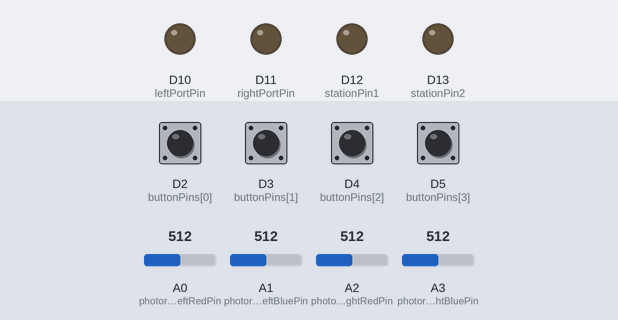
The program below on a simulated Arduino Uno R4 WiFi. Shown: output pins drawn as LEDs (lit = HIGH). Inputs (shaded band) come from the test bench; at power-on: D2 (buttonPins[0]), D3 (buttonPins[1]), D4 (buttonPins[2]), D5 (buttonPins[3]) HIGH, A0 (photoresistorLeftRedPin) = 512, A2 (photoresistorRightRedPin) = 512, A1 (photoresistorLeftBluePin) = 512, A3 (photoresistorRightBluePin) = 512. WiFi joins after 1.5 s; servers stay silent unless stated; uploads are accepted with an empty reply; what the program prints to the serial monitor is not drawn.

Above: at 3.1 s.
3.2 s: A0 (photoresistorLeftRedPin) set to 539
At 3.9 s:
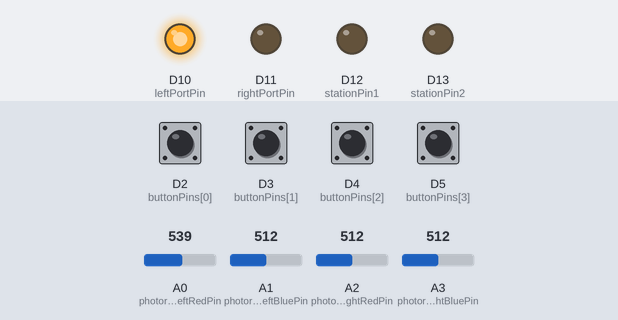
4.7 s: A2 (photoresistorRightRedPin) set to 520
6.2 s: A2 (photoresistorRightRedPin) set to 544
At 6.9 s:
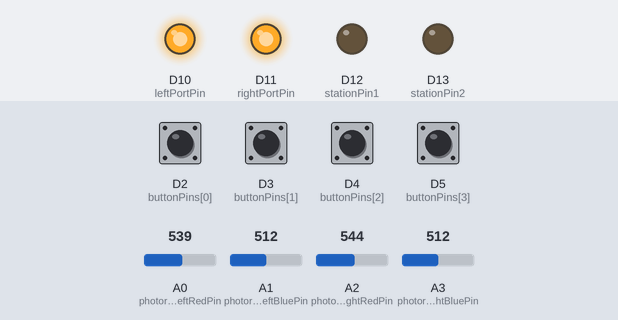
7.9 s: A0 (photoresistorLeftRedPin) set to 306
At 9.0 s:
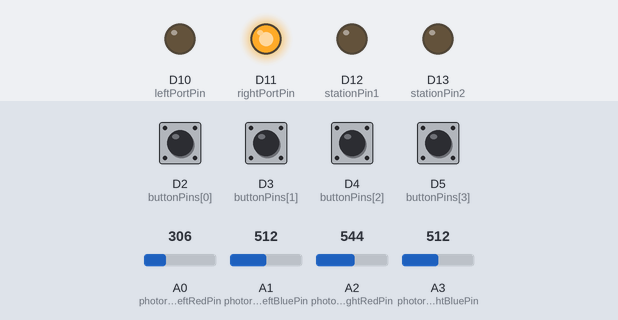
9.5 s: A0 (photoresistorLeftRedPin) set to 716
At 10.8 s:
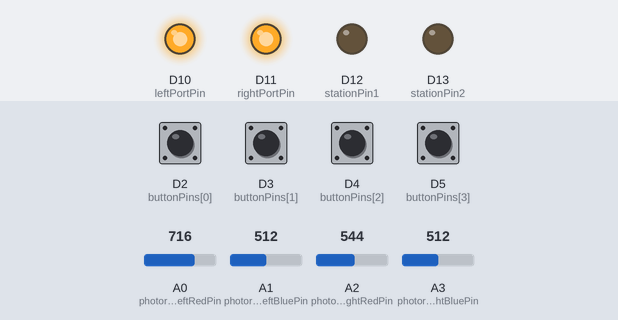
11.1 s: A0 (photoresistorLeftRedPin) set to 90
At 11.9 s:
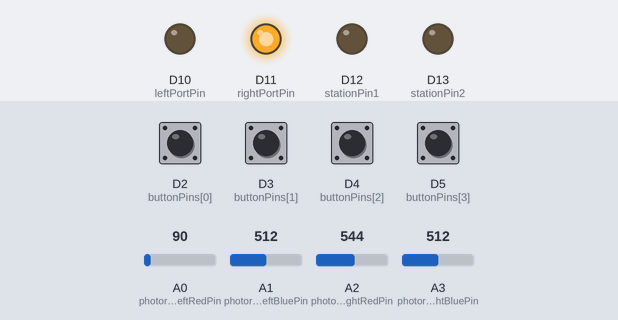
Timing chart, 0 to 13.7 s (numbered marks = the images above; inputs shaded):
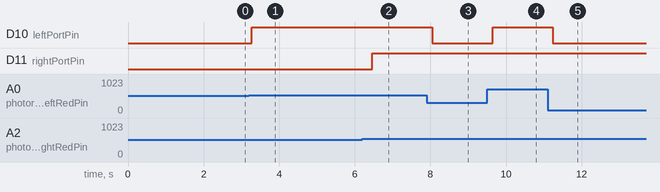

The program:

main.cpp
```cpp
#include "WiFiS3.h"


#include <Arduino.h>

// Pin assignments
// Pin assignments
const int photoresistorLeftRedPin = A0;
const int photoresistorLeftBluePin = A1;
const int photoresistorRightRedPin = A2;
const int photoresistorRightBluePin = A3;

const int buttonPins[4] = {2, 3, 4, 5};
const int recalibratePin = 8;

const int leftPortPin = 10;
const int rightPortPin = 11;
const int stationPin1 = 12;
const int stationPin2 = 13;

// Light threshold calibration
// int averageLight;
int leftLightThreshold = 15;
int rightLightThreshold = 15;
// bool lightOn = false;

// Button state tracking
int lastBtn = 5; // starts on button that doesnt exist
bool btnState[4] = {false, false, false, false};
bool lastReadState[4] = {false, false, false, false};

// Charge number
int chargeNum = 0;
const int maxCharge = 100;
const int chargeAdd = 4;
const int chargeLose = 2;

// Baseline averages established via calibration
int averageLightLeftBlue  = 0;
int averageLightLeftRed = 0;
int averageLightRightBlue = 0;
int averageLightRightRed = 0;

// Calibrate a single photoresistor and update its baseline
void calibrateOne(int analogPin, int &averageOut) {
  int sensorLow = 1000;
  int sensorHigh = 0;

  for (int i = 0; i < 1000; i++) {
    int v = analogRead(analogPin);
    if (v > sensorHigh) sensorHigh = v;
    if (v < sensorLow)  sensorLow  = v;
  }
  averageOut = (sensorHigh + sensorLow) / 2;
}

// Calibrate All sensors
void calibrateAll() {
  calibrateOne(photoresistorLeftRedPin,  averageLightLeftRed);
  calibrateOne(photoresistorLeftBluePin, averageLightLeftBlue);
  calibrateOne(photoresistorRightRedPin,  averageLightRightRed);
  calibrateOne(photoresistorRightBluePin, averageLightRightBlue);
  Serial.print("RECALIBATED");
}

void brainSetup()
{
  // Serial.begin(9600);
  pinMode(stationPin1, OUTPUT);
  pinMode(stationPin2, OUTPUT);
  pinMode(leftPortPin, OUTPUT);
  pinMode(rightPortPin, OUTPUT);
  // Set button pins as input pullups
  for (int i = 0; i < 4; i++)
  {
    pinMode(buttonPins[i], INPUT_PULLUP);
  }

  calibrateAll();
}
  bool redConnected = false;
  bool blueConnected = false;
int brainLoop()
{
  int leftRedVal  = analogRead(photoresistorLeftRedPin);
  int leftBlueVal  = analogRead(photoresistorLeftBluePin);
  int rightRedVal = analogRead(photoresistorRightRedPin);
  int rightBlueVal = analogRead(photoresistorRightBluePin);

  bool leftRedOn  = leftRedVal  > (averageLightLeftRed  + leftLightThreshold);
  bool leftBlueOn  = leftBlueVal  > (averageLightLeftBlue  + leftLightThreshold);
  bool rightRedOn = rightRedVal > (averageLightRightRed + rightLightThreshold);
  bool rightBlueOn = rightBlueVal > (averageLightRightBlue + rightLightThreshold);
  bool anyLightOn = leftRedOn || leftBlueOn || rightRedOn || rightBlueOn;

  //Port lights
  if(leftBlueOn || leftRedOn){digitalWrite(leftPortPin, HIGH);}
  else{digitalWrite(leftPortPin, LOW);}
  if(rightBlueOn || rightRedOn){digitalWrite(rightPortPin, HIGH);}
  else{digitalWrite(rightPortPin, LOW);}

  // NTS REMINDER TO ADD THE OTHER PINS
  redConnected = leftRedOn || rightRedOn;
  blueConnected = leftBlueOn || rightBlueOn;

  // start false
  bool anyPress = false;

  // LOW = pressed
  for (int i = 0; i < 4; i++)
  {
    bool pressed = digitalRead(buttonPins[i]) == LOW;

    // different button than last pressed
    if (pressed && !lastReadState[i])
    {
      // light on
      if (anyLightOn)
      {
        chargeNum += chargeAdd;
        // if (chargeNum > maxCharge) Let it go over 100
        //   chargeNum = maxCharge;
      }
      // new last button
      lastBtn = i;
    }

    // track button pressed
    lastReadState[i] = pressed;
    if (pressed)
      anyPress = true;
  }

  // passive charge loss
  if (!anyPress && chargeNum > 0)
  {
    chargeNum -= chargeLose;
    // keep lowest 0
    // if (chargeNum < 0)
    //   chargeNum = 0;
  }

  // brain station photoresistor
  Serial.print("BRAIN_LIGHT:");
  // Serial.print(lightOn ? "ON " : "OFF ");
  // Serial.println(lightLevel);
  // charge num
  Serial.print("CHARGE:");
  Serial.println(chargeNum);

  return chargeNum;
  // delay(100);
}


char ssid[] = "F00KKA9";        // your network SSID (name)
char pass[] = "PleaseWork";    // your network password (use for WPA, or use as key for WEP)
int keyIndex = 0;            // your network key index number (needed only for WEP)

int status = WL_IDLE_STATUS;

// Initialize the WiFi client library
WiFiClient client;

// server address:
char server[] = "192.168.137.1";
// char example[] = "1";
//IPAddress server(64,131,82,241);

unsigned long lastConnectionTime = 0;            // last time you connected to the server, in milliseconds
const unsigned long postingInterval = 10L * 1000L; // delay between updates, in milliseconds

String direction = "_";
void task(){

  if (Serial.available() > 0)
  {
    char key = Serial.read();
  }

  if (direction == "go")
  { //For some unknown reason the lights are backwards on this
    digitalWrite(stationPin1, HIGH);
    digitalWrite(stationPin2, HIGH);
    direction = "_";
  }
  if(direction == "stop"){
    //TURN OFF THE LIGHTS
    digitalWrite(stationPin1, LOW);
    digitalWrite(stationPin2, LOW);
    chargeNum = 0;
    direction = "_";
  }
  if(direction == "reset"){
    calibrateAll();
    direction = "_";
  }
    if(direction == "leftInc"){
    leftLightThreshold += 3;
    direction = "_";
  }
  if(direction == "leftDec"){
    leftLightThreshold -= 3;
    direction = "_";
  }
    if(direction == "rightInc"){
    rightLightThreshold += 3;
    direction = "_";
  }
  if(direction == "rightDec"){
    rightLightThreshold -= 3;
    direction = "_";
  }
}

void parsing(char* response){
  Serial.print("Raw body: ");
  Serial.println(response);
  // Serial.println("boop");

  // Now parse with strtok
  char* token = strtok(response, "=");  // split by '='

  if (token != NULL) { //
    char* key = token;
    token = strtok(NULL, "=");
    if (token != NULL) {
      char* value = token;
      Serial.print("Key: ");
      Serial.println(key);
      Serial.print("Value: ");
      Serial.println(value);
      direction = (String)value;
      // Serial.print(String(go));
      task();
    }
  }
}


/* just wrap the received data up to 80 columns in the serial print*/
/* -------------------------------------------------------------------------- */
void read_request() {
/* -------------------------------------------------------------------------- */
  uint32_t received_data_num = 0;
  char response[16]; //buffer out an area to fill the response into 16 should be enough
  int index = 0;
  bool bodyStarted = false;
  String line = "";

  // Wait for server data
  unsigned long timeout = millis();
  while (!client.available()) {
    if (!client.connected()) {
      Serial.println("Client disconnected while waiting for data");
      client.stop();
      return;
    }
    delay(1);
  }

  // Read and print all available characters
  // if (client.connected()) {
    while (client.available()) {
      char c = client.read();
      if(c == '~'){
        break;
      }
      if (bodyStarted) {

        // Store response characters until buffer is full or connection ends
        if (index < sizeof(response) - 1) {
          response[index++] = c;
        }

      }
      else {
        // Detect end of HTTP headers (\r\n\r\n)
        line += c;
        if (line.endsWith("\r\n\r\n")) {
          bodyStarted = true;
        }
      }
    }

  // }
  response[index] = '\0';  // Null-terminate C string

  parsing((char*)response);
  client.stop();
}

// this method makes a HTTP connection to the server:
/* -------------------------------------------------------------------------- */
void httpRequest(int data) {
/* -------------------------------------------------------------------------- */
  // close any connection before send a new request.
  // This will free the socket on the NINA module
  // client.stop();

  // if there's a successful connection:
  if (client.connect(server, 3000)) { //Server address from above & Port
    Serial.println("connecting..."); //Really here for logging
    // send the HTTP GET request:
    client.println("GET /brain HTTP/1.1"); //GET request at '/' using HTTP/1.1
    client.println("Host: Brain"); //Required but the input doesnt matter
    client.print("Data:");
    client.println(data);
    client.print("Red:");
    client.println(redConnected);
    client.print("Blue:");
    client.println(blueConnected);
    client.print("LLT:");
    client.println(leftLightThreshold);
    client.print("RLT:");
    client.println(rightLightThreshold);
    // client.println("User-Agent: ArduinoWiFi/1.1"); //Not required
    // client.println("Connection: close");
    client.println();
    // note the time that the connection was made:
    lastConnectionTime = millis();
  } else {
    // if you couldn't make a connection:
    Serial.println("connection failed");
  }
  read_request();
}

/* -------------------------------------------------------------------------- */
void printWifiStatus() {
/* -------------------------------------------------------------------------- */
  // print the SSID of the network you're attached to:
  Serial.print("SSID: ");
  Serial.println(WiFi.SSID());

  // print your board's IP address:
  IPAddress ip = WiFi.localIP();
  Serial.print("IP Address: ");
  Serial.println(ip);

  // print the received signal strength:
  long rssi = WiFi.RSSI();
  Serial.print("signal strength (RSSI):");
  Serial.print(rssi);
  Serial.println(" dBm");
}

void connectToWifi(){
    // attempt to connect to WiFi network:
  while (WiFi.status() != WL_CONNECTED) {
    Serial.print("Attempting to connect to SSID: ");
    Serial.println(ssid);
    // Connect to WPA/WPA2 network. Change this line if using open or WEP network:
    WiFi.begin(ssid, pass);

    // wait 10 seconds for connection:
    //delay(10000);
  }
}


/* -------------------------------------------------------------------------- */
void setup() {
/* -------------------------------------------------------------------------- */
  //Initialize serial and wait for port to open:
  Serial.begin(9600);
  brainSetup();
  while (!Serial) {
    ; // wait for serial port to connect. Needed for native USB port only
  }

  // check for the WiFi module:
  if (WiFi.status() == WL_NO_MODULE) {
    Serial.println("Communication with WiFi module failed!");
    // don't continue
    while (true);
  }

  String fv = WiFi.firmwareVersion();
  if (fv < WIFI_FIRMWARE_LATEST_VERSION) {
    Serial.println("Please upgrade the firmware");
  }

  // attempt to connect to WiFi network:
  connectToWifi();
  // you're connected now, so print out the status:
  printWifiStatus();
}


/* -------------------------------------------------------------------------- */
void loop() {
/* -------------------------------------------------------------------------- */
  // if there's incoming data from the net connection.
  // send it out the serial port.  This is for debugging
  // purposes only:
  // read_request();

  // if ten seconds have passed since your last connection,
  // then connect again and send data:
  // if (millis() - lastConnectionTime > postingInterval) {
  //   httpRequest();
  // }
  int valuedata = brainLoop();
  if(WiFi.status() != WL_CONNECTED){
    connectToWifi();
  }
  httpRequest(valuedata);
}
```

Measured:
- the behaviour switches between 527 and 528 on A0 (photoresistorLeftRedPin) (found by bisection; images 0 and 1)
- the behaviour switches between 527 and 528 on A2 (photoresistorRightRedPin) (found by bisection; images 1 and 2)
- after the input at 3.2 s, D10 (leftPortPin): LOW → HIGH after 0.08 s
- after the input at 4.7 s, every drawn part: stays the same
- after the input at 6.2 s, D11 (rightPortPin): LOW → HIGH after 0.26 s
- after the input at 7.9 s, D10 (leftPortPin): HIGH → LOW after 0.15 s
- after the input at 9.5 s, D10 (leftPortPin): LOW → HIGH after 0.14 s
- after the input at 11.1 s, D10 (leftPortPin): HIGH → LOW after 0.13 s
